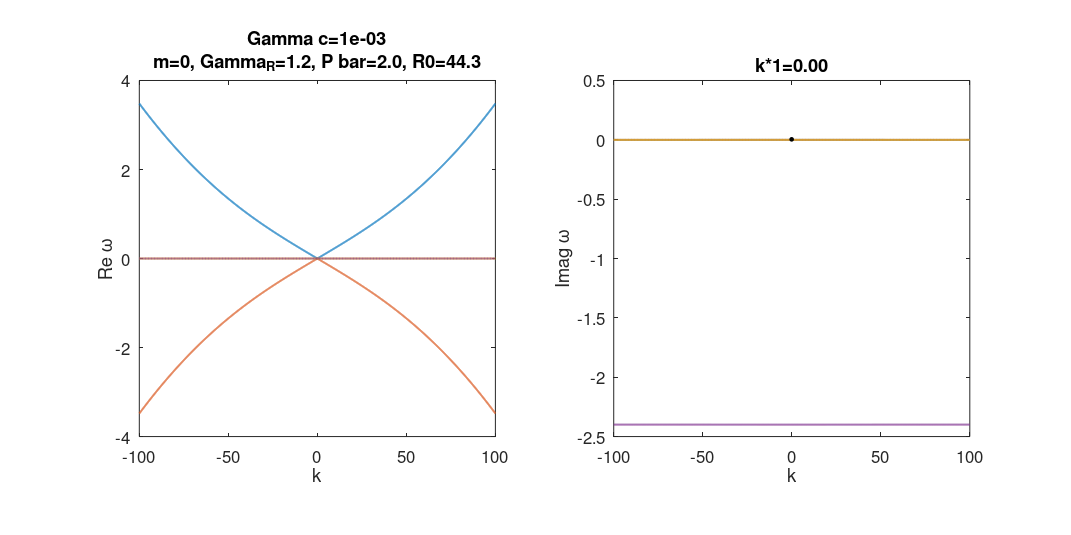

Source code (MATLAB):


% stability analysis, dispertion analysis

P1=2;
GammaR=1.2;%0.96;

ua=7.7e-3;
Gammac=1e-3;
R1=8.4e-3;
%R1=8.4e-10;

%g=2e-10*ua;
g=2*ua;
n0=Gammac/R1;
Pth=(GammaR*Gammac)/R1;
Phi0=sqrt((1/R1)*(P1*Pth/n0-GammaR));

R0=28*sqrt(5/2);
%R0=25;

m=0;%persistent current m
dk=0.1;

k=-100:dk:100; %k axis

print_fig=1;
Record_Mov_m=0;
m_max=85;

Fontsize=18;


N=length(k);
Eigen_omega_1=complex(zeros(1,N));%three eigen omega(k)
Eigen_omega_2=complex(zeros(1,N));
Eigen_omega_3=complex(zeros(1,N));

if Record_Mov_m~=0
    writerObj = VideoWriter('Dispersion_mov');
    writerObj.FrameRate=2;
    open(writerObj);
    
    m_min=0;
else
    m_min=m;
    m_max=m;
end

omega_temp=complex(zeros(3,1),0);
omega_de=zeros(3,4);%set by column: 1 real part; 2 imaginary part; 3 amplitude; 4 angle
for m=m_min:m_max

for it=1:N
    
    L=[((m+k(it))^2-m^2)/(2*R0^2)+ua*Phi0^2, ua*Phi0^2, (g+0.5i*R1)*Phi0;
        -ua*Phi0^2, -(((m-k(it))^2-m^2)/(2*R0^2)+ua*Phi0^2), -(g-0.5i*R1)*Phi0;
        -1i*R1*Phi0*n0, -1i*R1*Phi0*n0, -1i*(GammaR+R1*Phi0^2)];
    
    
    omega_temp=eig(L,'nobalance');
    omega_de(:,1)=real(omega_temp);
    omega_de(:,2)=imag(omega_temp);
    omega_de(:,3)=abs(omega_temp);
    omega_de(:,4)=angle(omega_temp);
    if m~=0  
    omega_de=sortrows(omega_de,-1);%sortrow 4 times
    end
    Eigen_omega_1(it)=complex(omega_de(1,1),omega_de(1,2));
    Eigen_omega_2(it)=complex(omega_de(2,1),omega_de(2,2));
    Eigen_omega_3(it)=complex(omega_de(3,1),omega_de(3,2));
end

if m==m_min || Record_Mov_m==0
fig_disp=figure('renderer','painter','position',[100 100 1600 800],'paperpositionmode','auto');
axis_re=subplot(1,2,1);
axis_im=subplot(1,2,2);
end

axis_re=subplot(1,2,1);
plot(axis_re,k,real(Eigen_omega_1),'linewidth',2);
axis square;
set(axis_re,'fontsize',Fontsize);
xlabel('k');
ylabel('Re \omega');
title(axis_re,{sprintf('Gamma c=%1.0e',Gammac);sprintf('m=%d, Gamma_R=%.1f, P bar=%.1f, R0=%.1f',m,GammaR,P1,R0)});
hold(axis_re,'all');
plot(axis_re,k,real(Eigen_omega_2),'linewidth',2);
plot(axis_re,k,real(Eigen_omega_3),'linewidth',2);
plot(axis_re,k,zeros(1,N),'linestyle','-.','linewidth',2);
hold(axis_re,'off');


axis_im=subplot(1,2,2);
plot(axis_im,k,imag(Eigen_omega_1),'linewidth',2);
axis square;
set(axis_im,'fontsize',Fontsize);
xlabel('k');
ylabel('Imag \omega');
hold all
plot(axis_im,k,zeros(1,N),'linestyle','-.','linewidth',2);
plot(axis_im,k,imag(Eigen_omega_2),'linewidth',2);
plot(axis_im,k,imag(Eigen_omega_3),'linewidth',2);
hold off
%finding critical m by derivertive
% Im_omega_t=imag(Eigen_omega_2);
% Im_omega_t_diff=diff(Im_omega_t)/dk;
% for it=length(Im_omega_t_diff):-1:1
%     if abs(Im_omega_t_diff(it))<1e-5
%        break;
%     end
% end
% text(k(it),Im_omega_t(it),'\bullet','fontsize',20,'HorizontalAlignment','center');

%finding critical m by positive Imag omega
Im_omega_t=imag(Eigen_omega_1);
Im_omega_t_diff=diff(Im_omega_t)/dk;
for it=2:length(Im_omega_t)
    if Im_omega_t(it)>0
       break;
    end
end
if it~=length(Im_omega_t) || ((it==length(Im_omega_t)) && Im_omega_t(length(Im_omega_t))>0)
text(k(it),Im_omega_t(it),'\bullet','fontsize',20,'HorizontalAlignment','center');
title(axis_im,sprintf('k*1=%.2f',k(it)));
 end
% diff_k_axis=k(1:length(Im_omega_t_diff));
% figure;
% plot(diff_k_axis,Im_omega_t_diff);

if Record_Mov_m~=0
writeVideo(writerObj,getframe(fig_disp));
end

end

if print_fig~=0 && Record_Mov_m==0
print(gcf,'-painter','-dpng','-r250',sprintf('Dispersion_Curve_Gammac_0_m=%d_GammaR=%.1f_P1=%.1f_R0=%.1f.png',m,GammaR,P1,R0));
close(fig_disp);
end

if Record_Mov_m~=0
    close(writerObj);
end

fprintf('\nProgram finished.\n');





